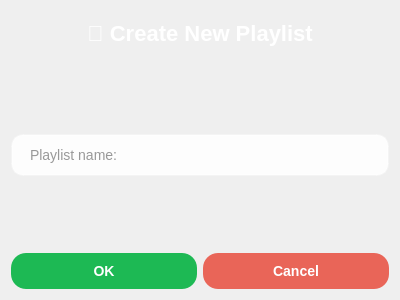
<?xml version="1.0" encoding="UTF-8"?>
<ui version="4.0">
 <class>AddPlaylistDialog</class>
 <widget class="QDialog" name="AddPlaylistDialog">
  <property name="geometry">
   <rect>
    <x>0</x>
    <y>0</y>
    <width>400</width>
    <height>300</height>
   </rect>
  </property>
  <property name="windowTitle">
   <string>Dialog</string>
  </property>
  <property name="styleSheet">
   <string notr="true">QDialog#AddPlaylistDialog {
    background-color: qlineargradient(
        x1: 0, y1: 0, x2: 1, y2: 1,
        stop: 0 #1DB954,
        stop: 1 #191414
    );
}</string>
  </property>
  <layout class="QVBoxLayout" name="verticalLayout_2">
   <item>
    <layout class="QVBoxLayout" name="verticalLayout">
     <item>
      <widget class="QLabel" name="titleLabel">
       <property name="styleSheet">
        <string notr="true">QLabel#titleLabel {
    font-size: 22px;
    font-weight: bold;
    color: white;
    padding: 10px;
}</string>
       </property>
       <property name="text">
        <string>🎵 Create New Playlist</string>
       </property>
       <property name="alignment">
        <set>Qt::AlignmentFlag::AlignCenter</set>
       </property>
      </widget>
     </item>
     <item>
      <spacer name="verticalSpacer">
       <property name="orientation">
        <enum>Qt::Orientation::Vertical</enum>
       </property>
       <property name="sizeHint" stdset="0">
        <size>
         <width>20</width>
         <height>40</height>
        </size>
       </property>
      </spacer>
     </item>
     <item>
      <widget class="QLineEdit" name="nameEdit">
       <property name="styleSheet">
        <string notr="true">QLineEdit#nameEdit {
    background-color: rgba(255, 255, 255, 0.9);
    border: 2px solid rgba(255, 255, 255, 0.3);
    border-radius: 12px;
    padding: 10px 15px;
    font-size: 14px;
    color: #333;
}
QLineEdit#nameEdit:focus {
    border: 2px solid #1DB954;
}
QLineEdit#nameEdit::placeholder {
    color: #999;
}</string>
       </property>
       <property name="placeholderText">
        <string>Playlist name:</string>
       </property>
      </widget>
     </item>
     <item>
      <spacer name="verticalSpacer_2">
       <property name="orientation">
        <enum>Qt::Orientation::Vertical</enum>
       </property>
       <property name="sizeHint" stdset="0">
        <size>
         <width>20</width>
         <height>40</height>
        </size>
       </property>
      </spacer>
     </item>
     <item>
      <layout class="QHBoxLayout" name="horizontalLayout">
       <item>
        <widget class="QPushButton" name="okButton">
         <property name="styleSheet">
          <string notr="true">QPushButton#okButton {
    background-color: #1DB954;
    color: white;
    border: none;
    border-radius: 15px;
    padding: 10px 30px;
    font-weight: bold;
    font-size: 14px;
}
QPushButton#okButton:hover {
    background-color: #1ed760;
}
QPushButton#okButton:pressed {
    background-color: #1aa34a;
}</string>
         </property>
         <property name="text">
          <string>OK</string>
         </property>
        </widget>
       </item>
       <item>
        <widget class="QPushButton" name="cancelButton">
         <property name="styleSheet">
          <string notr="true">QPushButton#cancelButton {
    background-color: rgba(231, 76, 60, 0.85);
    color: white;
    border: none;
    border-radius: 15px;
    padding: 10px 30px;
    font-weight: bold;
    font-size: 14px;
}
QPushButton#cancelButton:hover {
    background-color: rgba(231, 76, 60, 1.0);
}
QPushButton#cancelButton:pressed {
    background-color: rgba(192, 57, 43, 1.0);
}</string>
         </property>
         <property name="text">
          <string>Cancel</string>
         </property>
        </widget>
       </item>
      </layout>
     </item>
    </layout>
   </item>
  </layout>
 </widget>
 <resources/>
 <connections/>
</ui>
